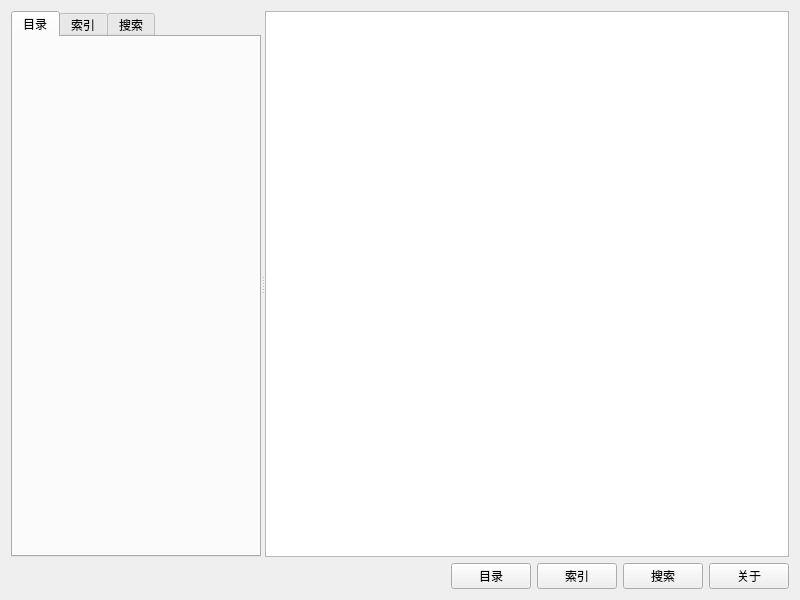
<?xml version="1.0" encoding="UTF-8"?>
<ui version="4.0">
 <class>HelpModule</class>
 <widget class="QWidget" name="HelpModule">
  <property name="geometry">
   <rect>
    <x>0</x>
    <y>0</y>
    <width>800</width>
    <height>600</height>
   </rect>
  </property>
  <property name="windowTitle">
   <string>帮助与文档</string>
  </property>
  <layout class="QVBoxLayout" name="verticalLayout">
   <item>
    <widget class="QSplitter" name="splitter">
     <property name="orientation">
      <enum>Qt::Horizontal</enum>
     </property>
     <widget class="QTabWidget" name="navTabWidget">
      <property name="maximumSize">
       <size>
        <width>250</width>
        <height>16777215</height>
       </size>
      </property>
      <widget class="QWidget" name="contentsTab">
       <attribute name="title">
        <string>目录</string>
       </attribute>
       <layout class="QVBoxLayout" name="verticalLayout_2">
        <item>
         <widget class="QWidget" name="contentsWidget" native="true"/>
        </item>
       </layout>
      </widget>
      <widget class="QWidget" name="indexTab">
       <attribute name="title">
        <string>索引</string>
       </attribute>
       <layout class="QVBoxLayout" name="verticalLayout_3">
        <item>
         <widget class="QWidget" name="indexWidget" native="true"/>
        </item>
       </layout>
      </widget>
      <widget class="QWidget" name="searchTab">
       <attribute name="title">
        <string>搜索</string>
       </attribute>
       <layout class="QVBoxLayout" name="verticalLayout_4">
        <item>
         <layout class="QHBoxLayout" name="horizontalLayout">
          <item>
           <widget class="QLineEdit" name="searchEdit"/>
          </item>
          <item>
           <widget class="QPushButton" name="searchButton">
            <property name="text">
             <string>搜索</string>
            </property>
           </widget>
          </item>
         </layout>
        </item>
        <item>
         <widget class="QWidget" name="searchResultsWidget" native="true"/>
        </item>
       </layout>
      </widget>
     </widget>
     <widget class="QWidget" name="contentWidget" native="true">
      <layout class="QVBoxLayout" name="verticalLayout_5">
       <item>
        <widget class="QTextBrowser" name="helpBrowser"/>
       </item>
      </layout>
     </widget>
    </widget>
   </item>
   <item>
    <layout class="QHBoxLayout" name="horizontalLayout_2">
     <item>
      <spacer name="horizontalSpacer">
       <property name="orientation">
        <enum>Qt::Horizontal</enum>
       </property>
       <property name="sizeHint" stdset="0">
        <size>
         <width>40</width>
         <height>20</height>
        </size>
       </property>
      </spacer>
     </item>
     <item>
      <widget class="QPushButton" name="contentsButton">
       <property name="text">
        <string>目录</string>
       </property>
      </widget>
     </item>
     <item>
      <widget class="QPushButton" name="indexButton">
       <property name="text">
        <string>索引</string>
       </property>
      </widget>
     </item>
     <item>
      <widget class="QPushButton" name="searchButton_2">
       <property name="text">
        <string>搜索</string>
       </property>
      </widget>
     </item>
     <item>
      <widget class="QPushButton" name="aboutButton">
       <property name="text">
        <string>关于</string>
       </property>
      </widget>
     </item>
    </layout>
   </item>
  </layout>
 </widget>
 <resources/>
 <connections>
  <connection>
   <sender>searchButton</sender>
   <signal>clicked()</signal>
   <receiver>HelpModule</receiver>
   <slot>onSearchButtonClicked()</slot>
   <hints>
    <hint type="sourcelabel">
     <x>210</x>
     <y>30</y>
    </hint>
    <hint type="destinationlabel">
     <x>400</x>
     <y>300</y>
    </hint>
   </hints>
  </connection>
  <connection>
   <sender>contentsButton</sender>
   <signal>clicked()</signal>
   <receiver>HelpModule</receiver>
   <slot>onShowContentsClicked()</slot>
   <hints>
    <hint type="sourcelabel">
     <x>550</x>
     <y>560</y>
    </hint>
    <hint type="destinationlabel">
     <x>400</x>
     <y>300</y>
    </hint>
   </hints>
  </connection>
  <connection>
   <sender>indexButton</sender>
   <signal>clicked()</signal>
   <receiver>HelpModule</receiver>
   <slot>onShowIndexClicked()</slot>
   <hints>
    <hint type="sourcelabel">
     <x>610</x>
     <y>560</y>
    </hint>
    <hint type="destinationlabel">
     <x>400</x>
     <y>300</y>
    </hint>
   </hints>
  </connection>
  <connection>
   <sender>searchButton_2</sender>
   <signal>clicked()</signal>
   <receiver>HelpModule</receiver>
   <slot>onShowSearchClicked()</slot>
   <hints>
    <hint type="sourcelabel">
     <x>670</x>
     <y>560</y>
    </hint>
    <hint type="destinationlabel">
     <x>400</x>
     <y>300</y>
    </hint>
   </hints>
  </connection>
  <connection>
   <sender>aboutButton</sender>
   <signal>clicked()</signal>
   <receiver>HelpModule</receiver>
   <slot>onAboutButtonClicked()</slot>
   <hints>
    <hint type="sourcelabel">
     <x>730</x>
     <y>560</y>
    </hint>
    <hint type="destinationlabel">
     <x>400</x>
     <y>300</y>
    </hint>
   </hints>
  </connection>
 </connections>
</ui>
